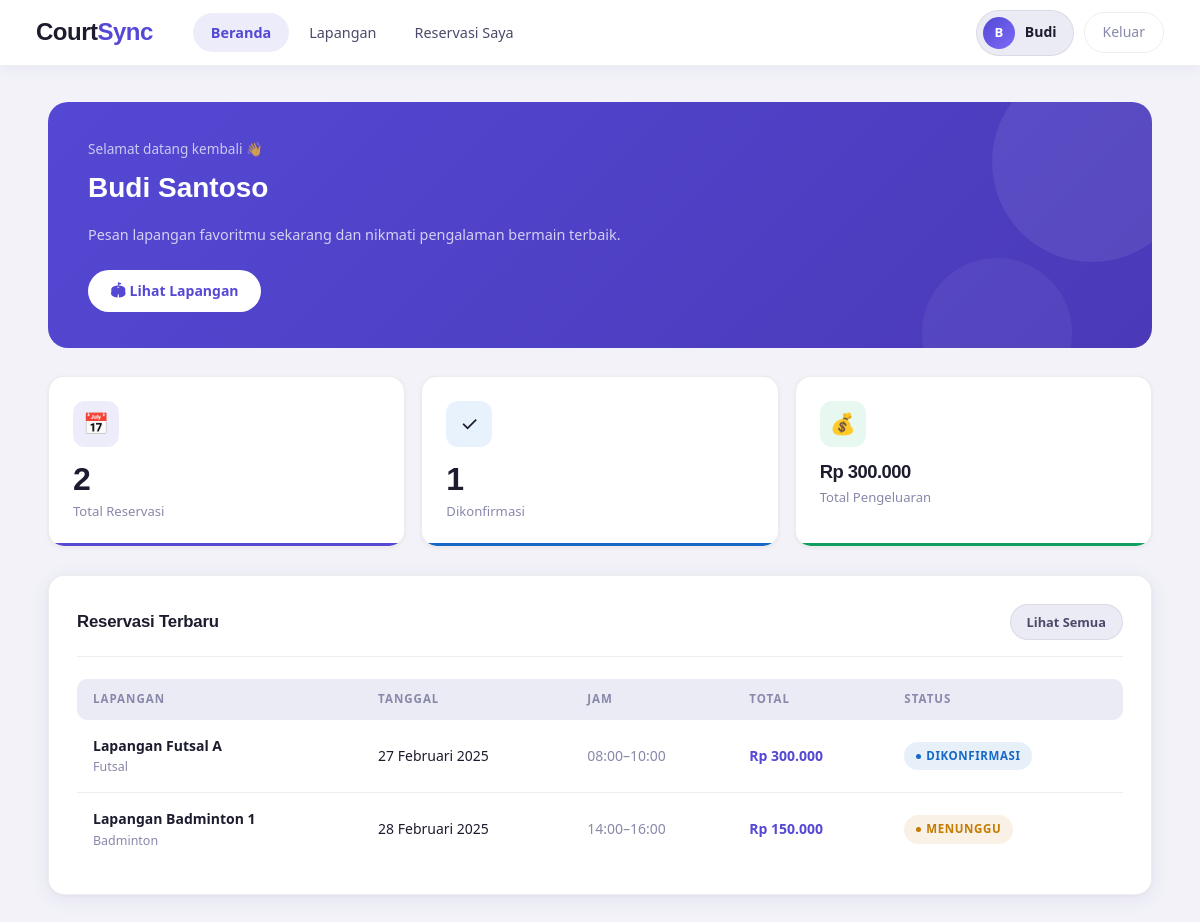
The page /user/dashboard.php (signed in) on the database its author committed.
### tables this page shows
CREATE TABLE reservasi (
    id INTEGER PRIMARY KEY AUTO_INCREMENT,
    user_id INTEGER NOT NULL,
    lapangan_id INTEGER NOT NULL,
    tanggal DATE NOT NULL,
    jam_mulai TIME NOT NULL,
    jam_selesai TIME NOT NULL,
    durasi INTEGER NOT NULL COMMENT 'dalam jam',
    total_harga DECIMAL(10,2) NOT NULL,
    status ENUM('pending', 'konfirmasi', 'selesai', 'batal') DEFAULT 'pending',
    catatan TEXT,
    created_at TIMESTAMP DEFAULT CURRENT_TIMESTAMP,
    FOREIGN KEY (user_id) REFERENCES users(id) ON DELETE CASCADE,
    FOREIGN KEY (lapangan_id) REFERENCES lapangan(id) ON DELETE CASCADE
);

CREATE TABLE lapangan (
    id INTEGER PRIMARY KEY AUTO_INCREMENT,
    nama VARCHAR(100) NOT NULL,
    jenis VARCHAR(50) NOT NULL,
    deskripsi TEXT,
    harga_per_jam DECIMAL(10,2) NOT NULL,
    status ENUM('tersedia', 'tidak_tersedia') DEFAULT 'tersedia',
    gambar VARCHAR(255),
    created_at TIMESTAMP DEFAULT CURRENT_TIMESTAMP
);

### auth.php (called while the page is built, shortened)
<?php
function getCurrentUser() {
    return [
        'id'   => $_SESSION['user_id'] ?? null,
        'nama' => $_SESSION['nama'] ?? null,
        'role' => $_SESSION['role'] ?? null,
        'email'=> $_SESSION['email'] ?? null,
    ];
}
function formatRupiah($amount) {
    return 'Rp ' . number_format($amount, 0, ',', '.');
}
function formatTanggal($date) {
    $bulan = ['', 'Januari', 'Februari', 'Maret', 'April', 'Mei', 'Juni',
              'Juli', 'Agustus', 'September', 'Oktober', 'November', 'Desember'];
    $d = date('j', strtotime($date));
    $m = $bulan[(int)date('n', strtotime($date))];
    $y = date('Y', strtotime($date));
    return "$d $m $y";
}
function badgeStatus($status) {
    $map = [
        'pending'    => ['label' => 'Menunggu',   'class' => 'badge-pending'],
        'konfirmasi' => ['label' => 'Dikonfirmasi','class' => 'badge-konfirmasi'],
        'selesai'    => ['label' => 'Selesai',     'class' => 'badge-selesai'],
        'batal'      => ['label' => 'Dibatalkan',  'class' => 'badge-batal'],
    ];
    return $map[$status] ?? ['label' => $status, 'class' => ''];
}
?>

### user/dashboard.php (the view, shortened to what this page needs)
<?php
require '../connection.php';
require '../auth.php';
$u          = getCurrentUser();
$totalReservasi = $pdo->prepare("SELECT COUNT(*) FROM reservasi WHERE user_id=?");
$totalReservasi->execute([$u['id']]);
$totalReservasi = $totalReservasi->fetchColumn();
$totalKonfirmasi = $pdo->prepare("SELECT COUNT(*) FROM reservasi WHERE user_id=? AND status='konfirmasi'");
$totalKonfirmasi->execute([$u['id']]);
$totalKonfirmasi = $totalKonfirmasi->fetchColumn();
$totalSpend = $pdo->prepare("SELECT COALESCE(SUM(total_harga),0) FROM reservasi WHERE user_id=? AND status IN ('konfirmasi','selesai')");
$totalSpend->execute([$u['id']]);
$totalSpend = $totalSpend->fetchColumn();
$stmt = $pdo->prepare("
    SELECT r.*, l.nama as nama_lapangan, l.jenis
    FROM reservasi r
    JOIN lapangan l ON r.lapangan_id = l.id
    WHERE r.user_id = ?
    ORDER BY r.created_at DESC LIMIT 5
");
$stmt->execute([$u['id']]);
$recentReservasi = $stmt->fetchAll();
include '_layout.php';
?>
<div style="background: linear-gradient(135deg, var(--accent) 0%, #4a3ab8 100%); border-radius: 20px; padding: 36px 40px; margin-bottom: 28px; color: #fff; position:relative; overflow:hidden;">
    <div style="position:absolute;top:-40px;right:-40px;width:200px;height:200px;background:rgba(255,255,255,0.07);border-radius:50%;"></div>
    <div style="position:absolute;bottom:-60px;right:80px;width:150px;height:150px;background:rgba(255,255,255,0.05);border-radius:50%;"></div>
    <div style="position:relative;z-index:1;">
        <div style="font-size:0.85rem;opacity:0.7;margin-bottom:6px;">Selamat datang kembali 👋</div>
        <h1 style="font-family:'Syne',sans-serif;font-size:1.75rem;font-weight:800;margin-bottom:12px;"><?= htmlspecialchars($u['nama']) ?></h1>
        <p style="opacity:0.75;font-size:0.9rem;margin-bottom:24px;">Pesan lapangan favoritmu sekarang dan nikmati pengalaman bermain terbaik.</p>
        <a href="lapangan.php" class="btn" style="background:#fff;color:var(--accent);font-weight:700;">🏟 Lihat Lapangan</a>
    </div>
</div>
<div class="stats-grid">
    <div class="stat-card">
        <div class="stat-icon">📅</div>
        <div class="stat-value"><?= $totalReservasi ?></div>
        <div class="stat-label">Total Reservasi</div>
    </div>
    <div class="stat-card">
        <div class="stat-icon" style="background:rgba(26,127,224,0.1);">✓</div>
        <div class="stat-value"><?= $totalKonfirmasi ?></div>
        <div class="stat-label">Dikonfirmasi</div>
    </div>
    <div class="stat-card">
        <div class="stat-icon" style="background:rgba(22,184,106,0.1);">💰</div>
        <div class="stat-value" style="font-size:1.15rem;"><?= 'Rp '.number_format($totalSpend,0,',','.') ?></div>
        <div class="stat-label">Total Pengeluaran</div>
    </div>
</div>
<div class="card">
    <div class="card-header">
        <div class="card-title">Reservasi Terbaru</div>
        <a href="reservasi.php" class="btn btn-secondary btn-sm">Lihat Semua</a>
    </div>
    <?php if (empty($recentReservasi)): ?>
        <div class="empty-state">
            <div class="icon">📭</div>
            <p>Belum ada reservasi. Yuk booking lapangan sekarang!</p>
            <a href="lapangan.php" class="btn btn-primary">🏟 Pilih Lapangan</a>
        </div>
    <?php else: ?>
    <div class="table-wrapper">
        <table>
            <thead>
                <tr>
                    <th>Lapangan</th>
                    <th>Tanggal</th>
                    <th>Jam</th>
                    <th>Total</th>
                    <th>Status</th>
                </tr>
            </thead>
            <tbody>
            <?php foreach ($recentReservasi as $r):
                $badge = badgeStatus($r['status']);
            ?>
                <tr>
                    <td>
                        <div style="font-weight:600;"><?= htmlspecialchars($r['nama_lapangan']) ?></div>
                        <div style="font-size:0.78rem;color:var(--text-muted)"><?= $r['jenis'] ?></div>
                    </td>
                    <td><?= formatTanggal($r['tanggal']) ?></td>
                    <td style="color:var(--text-muted)"><?= substr($r['jam_mulai'],0,5) ?>–<?= substr($r['jam_selesai'],0,5) ?></td>
                    <td style="font-weight:700;color:var(--accent)"><?= formatRupiah($r['total_harga']) ?></td>
                    <td><span class="badge <?= $badge['class'] ?>"><?= $badge['label'] ?></span></td>
                </tr>
            <?php endforeach; ?>
            </tbody>
        </table>
    </div>
    <?php endif; ?>
</div>
<?php include '_layout_end.php'; ?>

### user/_layout.php (style rules this page uses)
:root { --font-display: "Trebuchet MS", "Gill Sans MT", Calibri, sans-serif; --font-body: "Segoe UI", system-ui, -apple-system, BlinkMacSystemFont, sans-serif; --bg: #f2f2f8; --surface: #ffffff; --surface2: #ebebf5; --border-soft: rgba(0,0,0,0.07); --accent: #5448d4; --accent-hover: #4338c0; --accent-light: rgba(84,72,212,0.10); --accent2: #e8703a; --text: #1c1c2e; --text-soft: #4a4a6a; --text-muted: #8888aa; --success: #0f9e60; --success-bg: rgba(15,158,96,0.10); --warning: #c47b00; --warning-bg: rgba(196,123,0,0.10); --danger: #d63a3a; --danger-bg: rgba(214,58,58,0.10); --info: #1668c7; --info-bg: rgba(22,104,199,0.10); --shadow-sm: 0 1px 4px rgba(0,0,0,0.06); --shadow: 0 4px 20px rgba(80,70,180,0.08), 0 1px 4px rgba(0,0,0,0.04); --shadow-lg: 0 12px 40px rgba(80,70,180,0.14); --radius: 16px; --radius-sm: 10px; }
*, *::before, *::after { box-sizing: border-box; margin: 0; padding: 0; }
body { font-family: var(--font-body); background: var(--bg); color: var(--text); min-height: 100vh; font-size: 15px; line-height: 1.6; -webkit-font-smoothing: antialiased; }
.card { background: var(--surface); border: 1px solid var(--border-soft); border-radius: var(--radius); padding: 28px; box-shadow: var(--shadow); }
.card-header { display: flex; align-items: center; justify-content: space-between; margin-bottom: 22px; padding-bottom: 16px; border-bottom: 1px solid var(--border-soft); }
.card-title { font-family: var(--font-display); font-size: 1.05rem; font-weight: 700; letter-spacing: -0.2px; }
.stats-grid { display: grid; grid-template-columns: repeat(3,1fr); gap: 16px; margin-bottom: 28px; }
.stat-card { background: var(--surface); border: 1px solid var(--border-soft); border-radius: var(--radius); padding: 24px; box-shadow: var(--shadow-sm); transition: all 0.2s; position: relative; overflow: hidden; }
.stat-card::after { content: ''; position: absolute; bottom: 0; left: 0; right: 0; height: 3px; border-radius: 0 0 var(--radius) var(--radius); }
.stat-card:nth-child(1)::after { background: var(--accent); }
.stat-card:nth-child(2)::after { background: var(--info); }
.stat-card:nth-child(3)::after { background: var(--success); }
.stat-icon { width: 46px; height: 46px; border-radius: 12px; display: flex; align-items: center; justify-content: center; font-size: 1.3rem; margin-bottom: 16px; }
.stat-card:nth-child(1) .stat-icon { background: var(--accent-light); }
.stat-card:nth-child(2) .stat-icon { background: var(--info-bg); }
.stat-card:nth-child(3) .stat-icon { background: var(--success-bg); }
.stat-value { font-family: var(--font-display); font-size: 2rem; font-weight: 700; color: var(--text); line-height: 1; margin-bottom: 6px; letter-spacing: -0.5px; }
.stat-label { color: var(--text-muted); font-size: 0.82rem; font-weight: 500; }
.table-wrapper { overflow-x: auto; }
table { width: 100%; border-collapse: collapse; }
thead th { padding: 11px 16px; text-align: left; font-size: 0.72rem; font-weight: 700; text-transform: uppercase; letter-spacing: 1px; color: var(--text-muted); background: var(--surface2); }
thead th:first-child { border-radius: var(--radius-sm) 0 0 var(--radius-sm); }
thead th:last-child { border-radius: 0 var(--radius-sm) var(--radius-sm) 0; }
tbody tr { border-bottom: 1px solid var(--border-soft); transition: background 0.15s; }
tbody tr:last-child { border-bottom: none; }
td { padding: 15px 16px; font-size: 0.875rem; vertical-align: middle; }
.badge { display: inline-flex; align-items: center; gap: 5px; padding: 5px 12px; border-radius: 50px; font-size: 0.72rem; font-weight: 700; text-transform: uppercase; letter-spacing: 0.6px; }
.badge::before { content: ''; width: 5px; height: 5px; border-radius: 50%; background: currentColor; }
.badge-pending { background: var(--warning-bg); color: var(--warning); }
.badge-konfirmasi { background: var(--info-bg); color: var(--info); }
.btn { display: inline-flex; align-items: center; gap: 7px; padding: 10px 22px; border-radius: 50px; font-family: var(--font-body); font-size: 0.875rem; font-weight: 600; cursor: pointer; text-decoration: none; border: none; transition: all 0.2s; }
.btn-secondary { background: var(--surface2); color: var(--text-soft); border: 1.5px solid var(--border-soft); }
.btn-sm { padding: 7px 16px; font-size: 0.8rem; }

### rows shown on the page
reservasi: lapangan.nama "Lapangan Futsal A", lapangan.jenis "Futsal", tanggal "27 Februari 2025", jam_mulai "08:00", jam_selesai "10:00", total_harga "Rp 300.000", status "DIKONFIRMASI"
reservasi: lapangan.nama "Lapangan Badminton 1", lapangan.jenis "Badminton", tanggal "28 Februari 2025", jam_mulai "14:00", jam_selesai "16:00", total_harga "Rp 150.000", status "MENUNGGU"

### other values the page prints
substr($u['nama'], 0, 1) "B"
explode(' ', $u['nama'])[0] "Budi"
$u['nama'] "Budi Santoso"
$totalReservasi "2"
$totalKonfirmasi "1"
$totalSpend "300.000"
